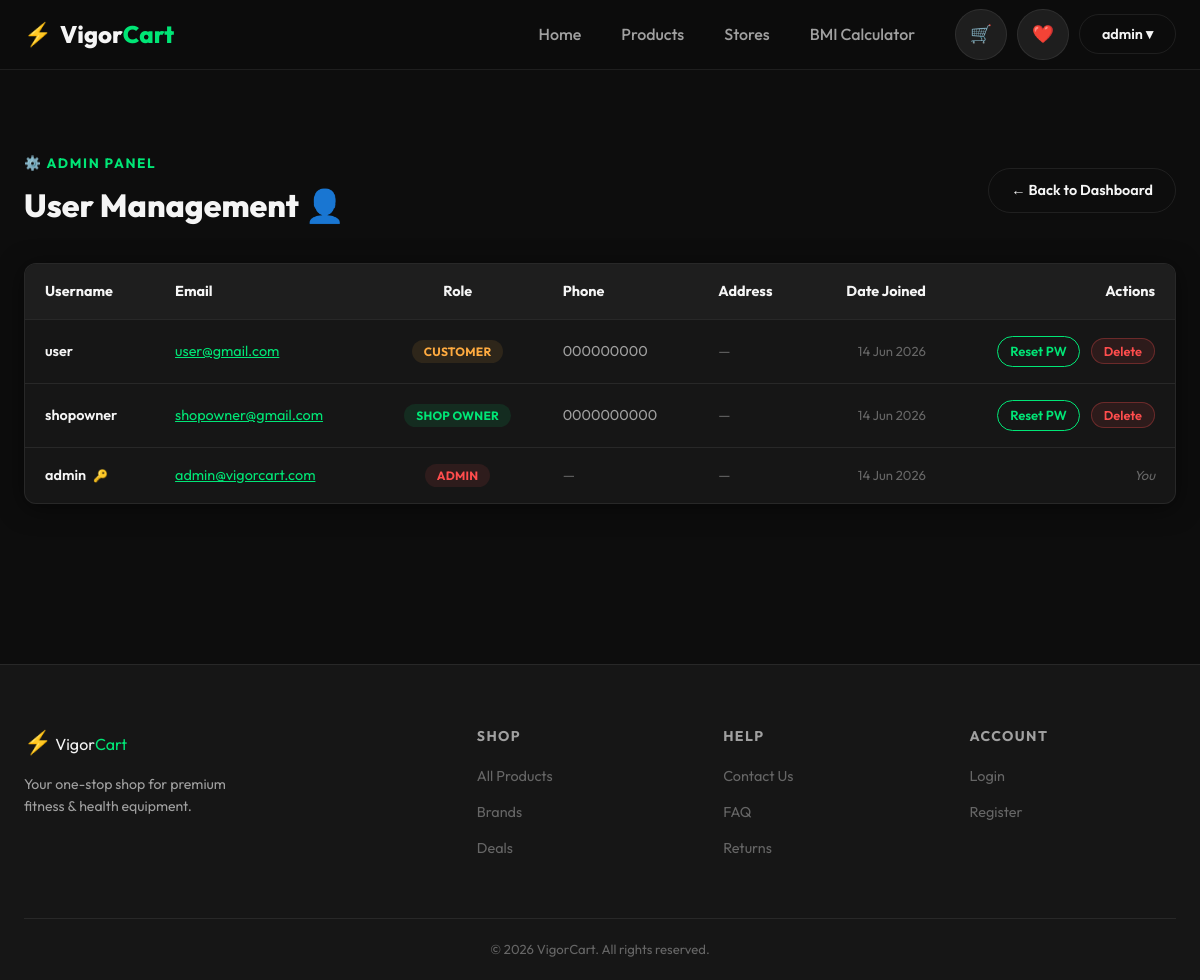
The app's page /admin-dashboard/users/ (signed in) with its own data.
### store/models.py (models this page shows, shortened)
class User(AbstractUser):
    IS_CUSTOMER = 'customer'
    IS_SHOP_OWNER = 'shop_owner'
    IS_ADMIN = 'admin'
    ROLE_CHOICES = [
        (IS_CUSTOMER, 'Customer'),
        (IS_SHOP_OWNER, 'Shop Owner'),
        (IS_ADMIN, 'Admin'),
    ]
    role = models.CharField(max_length=20, choices=ROLE_CHOICES, default=IS_CUSTOMER)
    phone_number = models.CharField(max_length=100, blank=True, null=True)
    address = models.TextField(blank=True, null=True)
    email = models.EmailField(unique=True)

### store/views.py (the view)
# urls.py: path('admin-dashboard/users/', views.admin_users, name='admin_users'),
@staff_member_required
def admin_users(request):
    users_list = User.objects.all().order_by('-date_joined')
    return render(request, 'store/admin_users.html', {'users': users_list})

### store/templates/store/admin_users.html (shortened to what this page needs)
{% extends 'store/base.html' %}
{% block content %}
<section class="section">
    <div class="container">
        <div style="display:flex;align-items:center;justify-content:space-between;margin-bottom:32px;flex-wrap:wrap;gap:16px;">
            <div>
                <span style="font-size:0.85rem;color:var(--primary);font-weight:700;text-transform:uppercase;letter-spacing:0.12em;">⚙️ Admin Panel</span>
                <h1 style="font-size:2rem;font-weight:800;margin-top:4px;">User Management 👤</h1>
            </div>
            <a href="{% url 'admin_dashboard' %}" class="btn btn-outline">← Back to Dashboard</a>
        </div>
        {% if users %}
        <div style="background:var(--bg-card);border:1px solid var(--border);border-radius:var(--radius);overflow:hidden;box-shadow:var(--shadow-card);">
            <div style="overflow-x:auto;">
                <table style="width:100%;border-collapse:collapse;font-size:0.9rem;text-align:left;">
                    <thead>
                        <tr style="background:var(--bg-elevated);color:var(--text-primary);">
                            <th style="padding:16px 20px;font-weight:700;">Username</th>
                            <th style="padding:16px 20px;font-weight:700;">Email</th>
                            <th style="padding:16px 20px;font-weight:700;text-align:center;">Role</th>
                            <th style="padding:16px 20px;font-weight:700;">Phone</th>
                            <th style="padding:16px 20px;font-weight:700;">Address</th>
                            <th style="padding:16px 20px;font-weight:700;text-align:right;">Date Joined</th>
                            <th style="padding:16px 20px;font-weight:700;text-align:right;">Actions</th>
                        </tr>
                    </thead>
                    <tbody>
                        {% for u in users %}
                        <tr style="border-top:1px solid var(--border);transition:background var(--transition);" onmouseover="this.style.background='rgba(255,255,255,0.02)'" onmouseout="this.style.background='transparent'">
                            <td style="padding:16px 20px;font-weight:600;color:var(--text-primary);">
                                {{ u.username }}
                                {% if u.is_staff or u.is_superuser %}
                                <span style="font-size:0.75rem;margin-left:4px;" title="Staff Member">🔑</span>
                                {% endif %}
                            </td>
                            <td style="padding:16px 20px;color:var(--text-secondary);">
                                <a href="mailto:{{ u.email }}" style="color:var(--primary);text-decoration:underline;">{{ u.email }}</a>
                            </td>
                            <td style="padding:16px 20px;text-align:center;">
                                <span style="
                                    padding:4px 12px;
                                    border-radius:50px;
                                    font-size:0.75rem;
                                    font-weight:700;
                                    text-transform:uppercase;
                                    letter-spacing:0.02em;
                                    {% if u.role == 'admin' or u.is_staff %}
                                        background:rgba(255,77,77,0.1); color:var(--danger);
                                    {% elif u.role == 'shop_owner' %}
                                        background:rgba(0,230,118,0.1); color:var(--primary);
                                    {% else %}
                                        background:rgba(255,171,64,0.1); color:#ffab40;
                                    {% endif %}
                                ">
                                    {% if u.is_staff or u.role == 'admin' %}
                                        Admin
                                    {% elif u.role == 'shop_owner' %}
                                        Shop Owner
                                    {% else %}
                                        Customer
                                    {% endif %}
                                </span>
                            </td>
                            <td style="padding:16px 20px;color:var(--text-secondary);">
                                {% if u.phone_number %}{{ u.phone_number }}{% else %}<span style="color:var(--text-muted);">—</span>{% endif %}
                            </td>
                            <td style="padding:16px 20px;color:var(--text-secondary);" title="{{ u.address }}">
                                {% if u.address %}{{ u.address|truncatechars:30 }}{% else %}<span style="color:var(--text-muted);">—</span>{% endif %}
                            </td>
                            <td style="padding:16px 20px;text-align:right;color:var(--text-muted);font-size:0.82rem;">
                                {{ u.date_joined|date:"d M Y" }}
                            </td>
                            <td style="padding:16px 20px;text-align:right;white-space:nowrap;">
                                {% if u != request.user %}
                                <a href="{% url 'admin_reset_password' u.id %}" class="btn btn-sm btn-outline" style="padding:4px 12px; border-radius:50px; font-size:0.82rem; margin-right:8px; border-color:var(--primary); color:var(--primary); text-decoration:none; display:inline-block;">Reset PW</a>
                                <form method="POST" action="{% url 'delete_user' u.id %}" style="display:inline;" onsubmit="return confirm('Are you sure you want to delete user {{ u.username }}? This action is permanent and will cascade-delete all of their shops, products, cart items, orders, wishlist entries, and reviews.')">
                                    <button type="submit" class="btn btn-sm" style="background:rgba(255,77,77,0.1); color:var(--danger); border:1px solid rgba(255,77,77,0.3); padding:4px 12px; border-radius:50px; cursor:pointer;">Delete</button>
                                </form>
                                {% else %}
                                <span style="font-size:0.82rem;color:var(--text-muted);font-style:italic;">You</span>
                                {% endif %}
                            </td>
                        </tr>
                        {% endfor %}
                    </tbody>
                </table>
            </div>
        </div>
        {% else %}
        <div style="text-align:center;padding:80px;color:var(--text-muted);background:var(--bg-card);border:1px solid var(--border);border-radius:var(--radius);">
            <div style="font-size:4rem;margin-bottom:16px;">👥</div>
            <h2>No users found</h2>
        </div>
        {% endif %}
    </div>
</section>
{% endblock %}

### store/templates/store/base.html (shortened to what this page needs)
{% load static %}
<!DOCTYPE html>
<html lang="en">
<head>
  <link rel="stylesheet" href="{% static 'store/css/index.css' %}">
</head>
<body>
  <nav class="navbar">
    <div class="nav-container">
      <a href="{% url 'home' %}" class="nav-logo">
        <span class="logo-icon">⚡</span>
        <span class="logo-text">Vigor<span class="logo-accent">Cart</span></span>
      </a>
      <ul class="nav-links">
        <li><a href="{% url 'home' %}" class="nav-link">Home</a></li>
        <li><a href="{% url 'products' %}" class="nav-link">Products</a></li>
        <li><a href="{% url 'home' %}#stores" class="nav-link">Stores</a></li>
        <li><a href="{% url 'bmi' %}" class="nav-link">BMI Calculator</a></li>
      </ul>
      <div class="nav-actions">
        {% if user.is_authenticated %}
        <a href="{% url 'cart' %}" class="btn btn-icon" title="Cart">🛒</a>
        <a href="{% url 'wishlist' %}" class="btn btn-icon" title="Wishlist">❤️</a>
        <div class="nav-dropdown">
          <button class="btn btn-outline">{{ user.username }} ▾</button>
        </div>
        {% else %}
        <a href="{% url 'login' %}" class="btn btn-outline">Login</a>
        <a href="{% url 'register' %}" class="btn btn-primary">Sign Up</a>
        {% endif %}
      </div>
    </div>
  </nav>
  <main>
    {% block content %}{% endblock %}
  </main>
  <footer class="footer">
    <div class="footer-container">
      <div class="footer-brand">
        <span class="logo-icon">⚡</span>
        <span class="logo-text">Vigor<span class="logo-accent">Cart</span></span>
        <p>Your one-stop shop for premium fitness & health equipment.</p>
      </div>
      <div class="footer-links">
        <h4>Shop</h4>
        <ul>
          <li><a href="{% url 'products' %}">All Products</a></li>
          <li><a href="#">Brands</a></li>
          <li><a href="#">Deals</a></li>
        </ul>
      </div>
      <div class="footer-links">
        <h4>Help</h4>
        <ul>
          <li><a href="#">Contact Us</a></li>
          <li><a href="#">FAQ</a></li>
          <li><a href="#">Returns</a></li>
        </ul>
      </div>
      <div class="footer-links">
        <h4>Account</h4>
        <ul>
          <li><a href="{% url 'login' %}">Login</a></li>
          <li><a href="{% url 'register' %}">Register</a></li>
        </ul>
      </div>
    </div>
    <div class="footer-bottom">
      <p>© 2026 VigorCart. All rights reserved.</p>
    </div>
  </footer>
</body>
</html>

### store/static/store/css/index.css (style rules this page uses)
:root { --primary: #00e676; --primary-dark: #00c853; --primary-glow: rgba(0, 230, 118, 0.25); --bg-dark: #0d0d0d; --bg-card: #161616; --bg-elevated: #1e1e1e; --text-primary: #f5f5f5; --text-secondary: #a0a0a0; --text-muted: #666; --border: rgba(255, 255, 255, 0.08); --danger: #ff4d4d; --warning: #ffab40; --shadow-card: 0 4px 24px rgba(0, 0, 0, 0.5); --shadow-glow: 0 0 24px var(--primary-glow); --radius: 12px; --radius-sm: 8px; --radius-pill: 50px; --nav-height: 70px; --transition: 0.25s ease; --font: 'Outfit', sans-serif; }
*, *::before, *::after { box-sizing: border-box; margin: 0; padding: 0; }
html { scroll-behavior: smooth; }
body { font-family: var(--font); background-color: var(--bg-dark); color: var(--text-primary); min-height: 100vh; line-height: 1.6; -webkit-font-smoothing: antialiased; }
a { text-decoration: none; color: inherit; }
ul { list-style: none; }
.navbar { position: sticky; top: 0; z-index: 1000; background: rgba(13, 13, 13, 0.9); backdrop-filter: blur(16px); -webkit-backdrop-filter: blur(16px); border-bottom: 1px solid var(--border); height: var(--nav-height); }
.nav-container { max-width: 1280px; margin: 0 auto; height: 100%; padding: 0 24px; display: flex; align-items: center; gap: 24px; }
.nav-logo { display: flex; align-items: center; gap: 8px; font-size: 1.5rem; font-weight: 800; flex-shrink: 0; }
.logo-icon { font-size: 1.4rem; }
.logo-accent { color: var(--primary); }
.nav-links { display: flex; gap: 8px; margin-left: auto; }
.nav-link { padding: 8px 16px; border-radius: var(--radius-pill); font-weight: 500; color: var(--text-secondary); transition: color var(--transition), background var(--transition); }
.nav-actions { display: flex; align-items: center; gap: 10px; flex-shrink: 0; }
.nav-dropdown { position: relative; }
.btn { display: inline-flex; align-items: center; justify-content: center; gap: 8px; padding: 10px 22px; border-radius: var(--radius-pill); font-family: var(--font); font-size: 0.9rem; font-weight: 600; cursor: pointer; border: none; transition: all var(--transition); white-space: nowrap; }
.btn-outline { background: transparent; color: var(--text-primary); border: 1px solid var(--border); }
.btn-icon { background: var(--bg-elevated); border: 1px solid var(--border); padding: 10px 14px; font-size: 1.1rem; border-radius: var(--radius-pill); }
.btn-sm { padding: 7px 16px; font-size: 0.8rem; }
.section { padding: 80px 24px; }
.container { max-width: 1280px; margin: 0 auto; }
.footer { background: var(--bg-card); border-top: 1px solid var(--border); padding: 60px 24px 0; margin-top: 80px; }
.footer-container { max-width: 1280px; margin: 0 auto; display: grid; grid-template-columns: 2fr 1fr 1fr 1fr; gap: 40px; padding-bottom: 48px; }
.footer-brand p { font-size: 0.88rem; color: var(--text-secondary); margin-top: 12px; max-width: 240px; line-height: 1.6; }
.footer-links h4 { font-size: 0.88rem; font-weight: 700; text-transform: uppercase; letter-spacing: 0.1em; margin-bottom: 16px; color: var(--text-secondary); }
.footer-links ul li { margin-bottom: 10px; }
.footer-links ul li a { font-size: 0.9rem; color: var(--text-muted); transition: color var(--transition); }
.footer-bottom { border-top: 1px solid var(--border); padding: 20px 0; text-align: center; font-size: 0.82rem; color: var(--text-muted); }

### records on screen
User: username "admin", email "admin@vigorcart.com", is_staff "ADMIN", date_joined "14 Jun 2026", shows "You"
User: username "user", email "user@gmail.com", is_staff "CUSTOMER", phone_number "000000000", date_joined "14 Jun 2026"
User: username "shopowner", email "shopowner@gmail.com", is_staff "SHOP OWNER", phone_number "0000000000", date_joined "14 Jun 2026"
